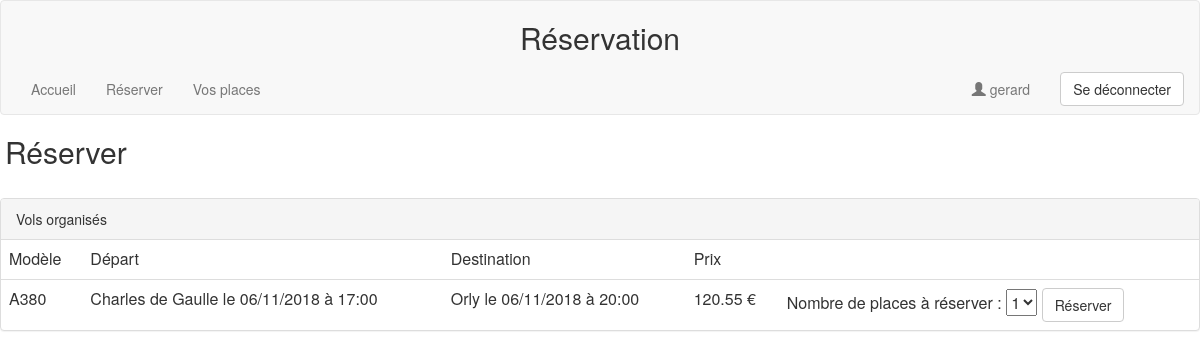
The page /reserver.php (signed in) on the database its author committed.
### tables this page shows
create table vol (refVol int not null auto_increment,
				  avion int not null,
				  aeroport1 int not null,
				  aeroport2 int not null,
				  dateDepart datetime,
				  dateArrivee datetime,
				  prix float,
				  primary key(refVol));

create table typeAvion (numType int not null,
						nomType varchar(20),
						nbSiege int,
						primary key(numType));

create table aeroport  (refAeroport int not null auto_increment,
						nomAeroport varchar(20),
						primary key(refAeroport));

### class.php (called while the page is built, shortened)
<?php
function getTypeAvion($req)
{
	$req->setFetchMode(PDO::FETCH_CLASS,'typeAvion');
	return $req->fetch();
}
function getAeroport($req)
{
	$req->setFetchMode(PDO::FETCH_CLASS,'aeroport');
	return $req->fetch();
}
function getVols($req)
{
	$req->setFetchMode(PDO::FETCH_CLASS,'vol');
	return $vol=$req->fetchAll();
}
?>

### reserver.php (the view)
<?php
include('connexion.php');
include('entete.php');
?>
<h2 style='padding-left:5px;'>Réserver</h2><br/>
<?php
echo"<div class='panel panel-default'>
		<div class='panel-heading'>Vols organisés</div>
	 <table class='table'>
	 	<thead>
	 		<tr>
	 			<td>Modèle</td>
	 			<td>Départ</td>
	 			<td>Destination</td>
	 			<td colspan='2'>Prix</td>
	 		</tr>
	 	</thead>
	 	<tbody>";
$vols=getVols($bdd->query("SELECT * FROM vol"));
foreach($vols as $vol) {
	$typeAvion=getTypeAvion($bdd->query("SELECT numType, nomType, nbSiege FROM typeAvion, avion WHERE typeAvion = numType AND refAvion='$vol->avion'"));
	$dateDepart = new DateTime($vol->dateDepart);
	$dateDepart = $dateDepart->format('d/m/Y à H:i');
	$dateArrivee = new DateTime($vol->dateArrivee);
	$dateArrivee = $dateArrivee->format('d/m/Y à H:i');
	$aeroport1=getAeroport($bdd->query("SELECT * FROM aeroport WHERE refAeroport='$vol->aeroport1'"));
	$aeroport2=getAeroport($bdd->query("SELECT * FROM aeroport WHERE refAeroport='$vol->aeroport2'"));
	echo"<tr>
			<form method='post' action='traitement.php'>
				<input type='hidden' name='refVol' value='$vol->refVol'/>
				<td>$typeAvion->nomType</td>
				<td>$aeroport1->nomAeroport le $dateDepart</td>
				<td>$aeroport2->nomAeroport le $dateArrivee</td>
				<td>$vol->prix €</td>
				<td>Nombre de places à réserver : <select name='siegeReserve'/><option>1<option>2<option>3<option>4</select> <input class='btn btn-default' type='submit' name='choix' value='Réserver'/></td>
			</form>
		 </tr>";
}
echo"	</tbody>
	 </table>";
?>

### rows shown on the page
vol: typeavion.nomType "A380", aeroport1.nomAeroport "Charles de Gaulle", dateDepart "06/11/2018 à 17:00", aeroport2.nomAeroport "Orly", dateArrivee "06/11/2018 à 20:00", prix "120.55"

### other values the page prints
$utilisateur->pseudo "gerard"
